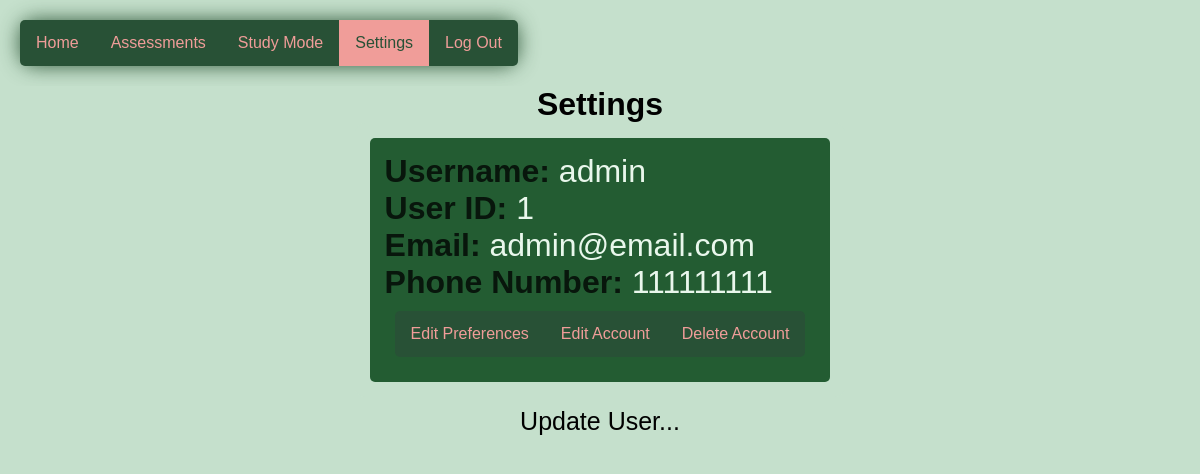
The app's page /Homepage/Settings (signed in), older data.
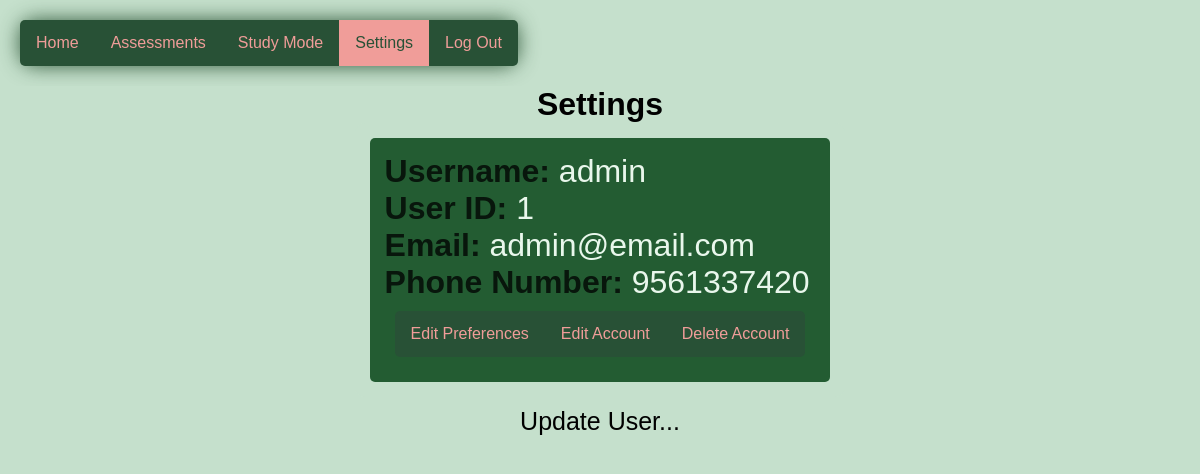
The same page, newer data.
### app.py (models this page shows)
class  UserCredentials(db.Model):
    user_ID = db.Column(db.Integer, primary_key=True)
    user_Name = db.Column(db.String(50),nullable=False)
    user_Email = db.Column(db.String(60), nullable=False, unique=True)
    user_Phone = db.Column(db.Integer, unique=True)
    pass_salt = db.Column(db.Integer, nullable=False, unique=True)
    pass_hash = db.Column(db.String, nullable=False)
    date_added = db.Column(db.DateTime, default=datetime.utcnow)
    assignments = db.relationship('Assignments', backref='userCred', lazy=True)
    preferences = db.relationship('Preferences', backref='userCred', lazy=True)

### app.py (the view)
@app.route('/Homepage/Settings', methods=['POST', 'GET'])
def settings():
    new_username = None
    new_email = None
    new_phone = None
    new_password = None
    user_ID = None
    salt = None
    id = None
    session['delete_account_confirmed'] = None
    if session.get('username'):
        user = UserCredentials.query.filter_by(user_Name=session['username']).first()
        id = user.user_ID
        salt = user.pass_salt
        name_to_update = UserCredentials.query.get_or_404(id)
        form = SettingForm()
        if form.validate_on_submit():
            if not form.new_username.data:
                flash("Error: New username cannot be empty")
            elif form.new_username.data != user.user_Name and UserCredentials.query.filter_by(user_Name=form.new_username.data).first():
                flash("Error: New username is already taken.")
            elif not form.new_email.data:
                flash("Error: New email cannot be empty")
            elif form.new_email.data != user.user_Email and UserCredentials.query.filter_by(user_Email=form.new_email.data).first():
                flash("Error: New email is already taken.")
            elif form.new_phone.data and (not form.new_phone.data.isdigit()):
                flash("Error: New phone number cannot contain non-numeric characters.")
            elif form.new_phone.data and form.new_phone.data != str(user.user_Phone) and UserCredentials.query.filter_by(user_Phone=form.new_phone.data).first():
                flash("Error: New phone number is already taken.")
            else:
                session['user_authenticated'] = None
                session['delete_account_confirmed'] = None
                name_to_update.user_Name = form.new_username.data
                name_to_update.user_Email = form.new_email.data
                name_to_update.user_Phone = form.new_phone.data
                if form.new_password.data:
                    name_to_update.pass_hash = generateHash(form.new_password.data, salt)
                session['username'] = form.new_username.data
            try:
                db.session.commit()
                flash("User Information Updated Successfully!")
                session['user_authenticated'] = None
                session['delete_account_confirmed'] = None
                name_to_update = UserCredentials.query.get_or_404(id)
                print(f"Session username: {session.get('username')}")
                print(f"User ID: {id}")
                return render_template("settings.html",
                        form=form,
                        name_to_update = name_to_update, id=id)
            except:
                flash("Error! There was an error updating your information. Please try again!")
                session['user_authenticated'] = None
                session['delete_account_confirmed'] = None
                return render_template("settings.html",
                        form=form,
                        name_to_update = name_to_update, id=id)
        else:
            flash("Update User...")
            name_to_update = UserCredentials.query.get_or_404(id)
            print('form.errors: ', form.errors)
            print(f"Session username: {session.get('username')}")
            print(f"User ID: {id}")
            new_username = form.new_username.data
            form.new_username.data = ''
            new_email = form.new_email.data
            form.new_email.data = ''
            new_phone = form.new_phone.data
            form.new_phone.data = ''
            new_password = form.new_password.data
            form.new_password.data = ''
            session['delete_account_confirmed'] = None
            session['user_authenticated'] = None
            return render_template("settings.html", form=form, name_to_update = name_to_update, id = id)
    else:
        return redirect(url_for('log_in'))

### templates/settings.html (shortened to what this page needs)
{% extends 'base_homepage.html' %}
{% block head %}
  <link rel="stylesheet" href="{{ url_for('static', filename='css/create_assessment.css') }}">
{% endblock %}
{% block body %}
<div class="navbar-body">
  <div class="left">
      <div class="navbar">
          <ul>
              <li><a href="{{ url_for('homepage') }}">Home</a></li>
              <li><a href="{{ url_for('assignment_dash') }}">Assessments</a></li>
              <li><a href="{{ url_for('study_mode') }}">Study Mode</a></li>
              <li><a class="active" href="{{ url_for('settings') }}">Settings</a></li>
              <li><a href="{{ url_for('log_out') }}">Log Out</a></li>
          </ul>
      </div>
  </div>
</div>
<div class="container-body">
  <h1>Settings</h1>
  <div class="container">
    <div class="box2-container">
      <div class="box2">
        <div class="header">
          <span class="label">Username: </span>
          <span class="value">{{ name_to_update.user_Name }}</span>
        </div>
        <div class="header">
          <span class="label">User ID: </span>
          <span class="value">{{ name_to_update.user_ID }}</span>
        </div>
        <div class="header">
          <span class="label">Email: </span>
          <span class="value">{{ name_to_update.user_Email }}</span>
        </div>
        <div class="header">
          <span class="label">Phone Number: </span>
          <span class="value">{{ name_to_update.user_Phone }}</span>
        </div>
        <div class="switch-view-body">
          <div class="switch-view">
              <ul>
                  <li><a href="{{ url_for('edit_preferences') }}">Edit Preferences</a></li>
                  <li><a href="{{ url_for('settings_edit') }}">Edit Account</a></li>
                  <li><a href="{{ url_for('settings_delete') }}">Delete Account</a></li>
              </ul>
          </div>
      </div>
    </div>
  </div>
</div>
{% for message in get_flashed_messages() %}
<div class="alert" role="alert" style="color: black; font-size: 25px;">{{ message }}</div>
{% endfor %}
{% endblock %}

### templates/base_homepage.html (shortened to what this page needs)
<!DOCTYPE html>
<html lang="en">
<head>
    <link rel="stylesheet" href="{{ url_for('static', filename='css/style.css') }}">
    {% block head %}{% endblock %}
</head>
<body {% block body_attrs %}{% endblock %}>
    {% block body %}{% endblock %}
</body>
</html>

### static/css/style.css (style rules this page uses)
.navbar-body { width: 100%; position: sticky; display: flex; }
.navbar { margin: auto; left: 0px; top: 0; position: sticky; box-shadow: 0px 0px 20px rgba(21, 65, 32, 0.835); border-radius: 15px; }
ul { list-style-type: none; margin: 0; padding: 0; overflow: hidden; width: auto; border-radius: 5px; }
li { float: left; }
li a { display: block; text-align: center; background-color: #285136; color: #f09d99; padding: 14px 16px; text-decoration: none; }
.active { color: #285136; background-color: #f09d99; }
:root { --primary-clr: #235c32; }
* { margin: 0; padding: 0; box-sizing: border-box; font-family: 'Figtree', sans-serif; }
body { min-height: 100vh; align-items: center; justify-content: center; background-color: #e9f7ec; }
.container-body { align-items: center; justify-content: center; display: flex; position: fixed; padding: 0px; width: 100%; height: auto; }
.container { width: 1310px; max-width: 1400px; height: auto; max-height: 630px; padding: 5px; color: #e9f7ec; display: flex; border-radius: 10px; background-color: #235c32; }
.left { width: auto; padding: 20px; }
.switch-view-body { height: 10%; padding: 10px; width: 100%; position: relative; }
.alert { position: relative; text-align: center; color: black; font-size: 25px; margin: 10px; }

### static/css/create_assessment.css (style rules this page uses)
body { background-color: #c5e0cc; }
h1 { text-align: center; }
.header { font-size: 2rem; font-weight: 500; color: #08160c; }
.label { font-weight: bold; }
.value { font-weight: lighter; color: #e9f7ec; }
.box2-container { display: flex; flex-direction: row; width: 100%; }
.box2 { width: auto; height: auto; text-align: left; background-color: #235c32; border-radius: 5px; display: flex; flex-direction: column; flex-wrap: wrap; padding: 15px; margin: 10px; }
.container-body { display: flex; flex-direction: column; flex-wrap: wrap; position: relative; justify-content: space-between; width: auto; height: auto; background-color: #c5e0cc; }
.container { width: auto; height: auto; max-height: 630px; display: flex; flex-direction: column; flex-wrap: wrap; background-color: #c5e0cc; }
.alert { position: relative; text-align: center; color: black; font-size: 25px; }
.switch-view-body { height: 10%; width: 100%; position: relative; }

Row changes from the older to the newer data that the page shows:
changed UserCredentials "admin": user_Phone "111111111" → "9561337420"
